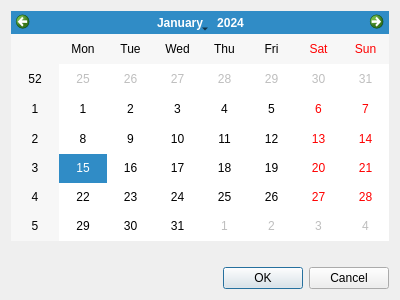
<?xml version="1.0" encoding="UTF-8"?>
<ui version="4.0">
 <class>dialogCalendar</class>
 <widget class="QDialog" name="dialogCalendar">
  <property name="geometry">
   <rect>
    <x>0</x>
    <y>0</y>
    <width>400</width>
    <height>300</height>
   </rect>
  </property>
  <property name="windowTitle">
   <string>Dialog</string>
  </property>
  <property name="locale">
   <locale language="English" country="UnitedStates"/>
  </property>
  <layout class="QVBoxLayout" name="verticalLayout">
   <item>
    <widget class="QCalendarWidget" name="calendarWidget">
     <property name="locale">
      <locale language="English" country="UnitedStates"/>
     </property>
    </widget>
   </item>
   <item>
    <spacer name="verticalSpacer">
     <property name="locale">
      <locale language="English" country="UnitedStates"/>
     </property>
     <property name="orientation">
      <enum>Qt::Vertical</enum>
     </property>
     <property name="sizeType">
      <enum>QSizePolicy::Fixed</enum>
     </property>
     <property name="sizeHint" stdset="0">
      <size>
       <width>20</width>
       <height>20</height>
      </size>
     </property>
    </spacer>
   </item>
   <item>
    <widget class="QDialogButtonBox" name="buttonBox">
     <property name="locale">
      <locale language="English" country="UnitedStates"/>
     </property>
     <property name="orientation">
      <enum>Qt::Horizontal</enum>
     </property>
     <property name="standardButtons">
      <set>QDialogButtonBox::Cancel|QDialogButtonBox::Ok</set>
     </property>
    </widget>
   </item>
  </layout>
 </widget>
 <resources/>
 <connections>
  <connection>
   <sender>buttonBox</sender>
   <signal>accepted()</signal>
   <receiver>dialogCalendar</receiver>
   <slot>accept()</slot>
   <hints>
    <hint type="sourcelabel">
     <x>228</x>
     <y>277</y>
    </hint>
    <hint type="destinationlabel">
     <x>157</x>
     <y>274</y>
    </hint>
   </hints>
  </connection>
  <connection>
   <sender>buttonBox</sender>
   <signal>rejected()</signal>
   <receiver>dialogCalendar</receiver>
   <slot>reject()</slot>
   <hints>
    <hint type="sourcelabel">
     <x>296</x>
     <y>283</y>
    </hint>
    <hint type="destinationlabel">
     <x>286</x>
     <y>274</y>
    </hint>
   </hints>
  </connection>
 </connections>
</ui>
